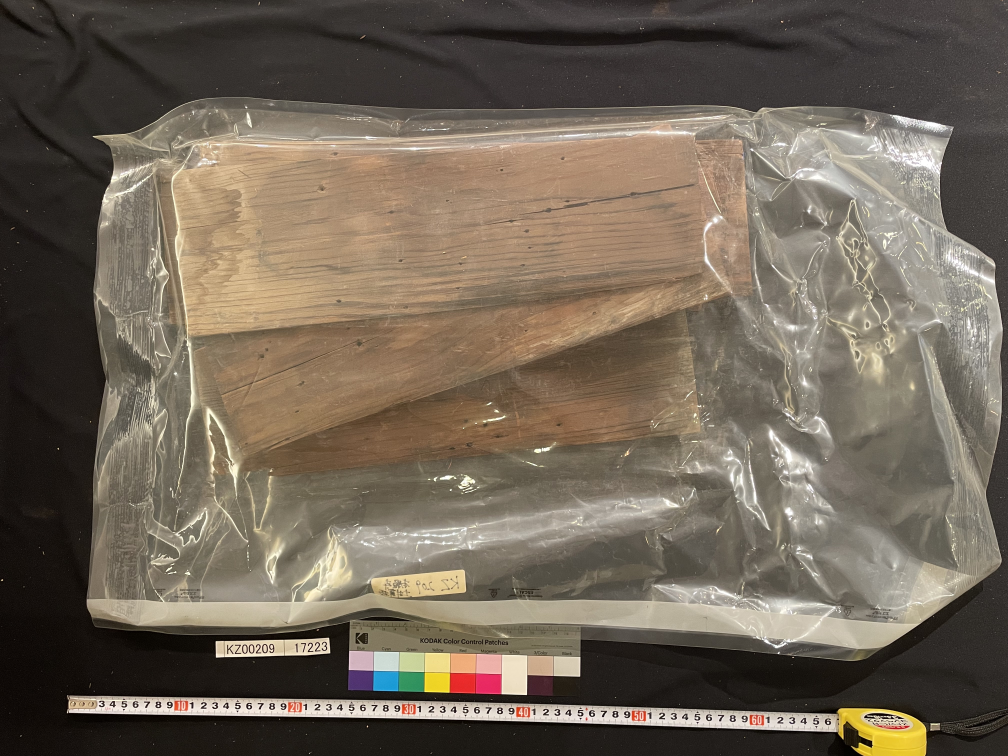
#> input picture images/KZ00209_1.jpeg, 4032 x 3024 px (shown at 1/4 size); its folder holds 4 pictures in this run
$ python Untitled-1.py
#> lines starting #> are read from the running program, lines starting #| are printed output that depends on the picture
from pathlib import Path
from PIL import Image, ImageOps

def compress_images(folder="images", max_size=800, quality=75):
    """
    images/ 下の JPEG 画像を軽量化して上書きする。

    Parameters
    ----------
    folder : str
        画像フォルダのパス
    max_size : int
        長辺の最大ピクセル数
    quality : int
        JPEG 圧縮品質（0–100）
    """
#> called with folder = 'images', max_size = 800, quality = 75
    path = Path(folder)
    files = list(path.glob("*.jpeg"))

    print(f"{len(files)} files found in {folder}")
    for f in files:
        try:
            with Image.open(f) as im:
                # EXIF の回転補正 + RGB 化
#> im is the input picture: PIL image 4032x3024 RGB; mean R, G, B 112.3, 101.2, 87.2
                im = ImageOps.exif_transpose(im).convert("RGB")
                # 長辺を max_size に縮小
                im.thumbnail((max_size, max_size), Image.LANCZOS)
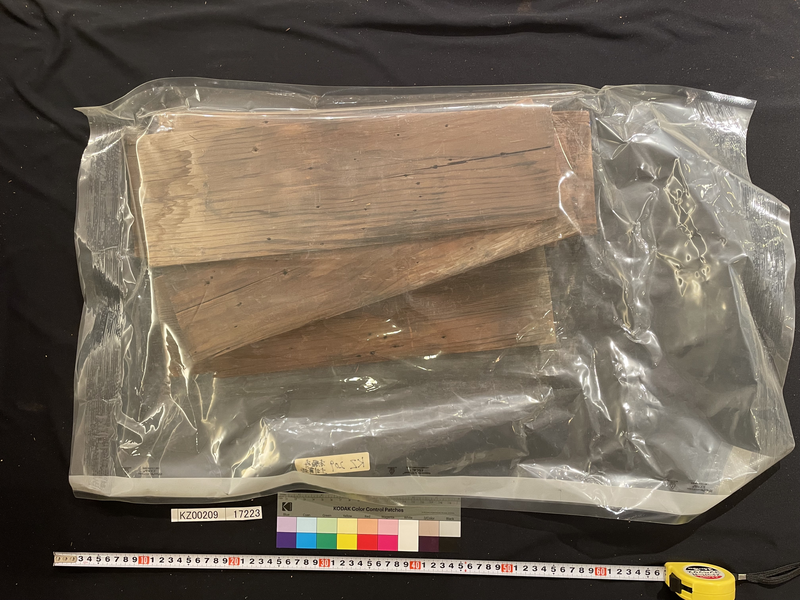
#> im: PIL image 800x600 RGB; mean R, G, B 112.4, 101.3, 87.3
                # 上書き保存（EXIF削除・最適化・プログレッシブ）
                im.save(f, format="JPEG", quality=quality,
                        optimize=True, progressive=True)
                print(f"Compressed: {f.name}")
        except Exception as e:
            print(f"Failed {f.name}: {e}")

# 実行
if __name__ == "__main__":
    compress_images("images", max_size=800, quality=75)
